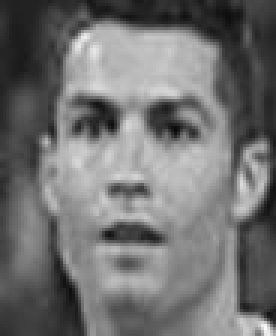
#> input picture cr.pgm, 92 x 112 px (shown 3 times larger)
$ python -i detect.py   (imports and definitions only)   (older library calls are emulated)
#> lines starting #> are read from the running program, lines starting #| are printed output that depends on the picture
import numpy as np
import cv2
from PIL import Image
import os
from resizeimage import resizeimage

def detectFace(img_path):
#> called with img_path = 'cr.pgm'
	faceCascade = cv2.CascadeClassifier('haarcascade_frontalface_default.xml')
	eye_cascade = cv2.CascadeClassifier('haarcascade_eye.xml')
	cascade = cv2.CascadeClassifier("/vagrant/detect/haarcascade_frontalface_alt.xml")
	img = cv2.imread(img_path)
#> img is the input picture: shape (112, 92, 3); min 9, max 250, mean 113.4
	gray = cv2.cvtColor(img, cv2.COLOR_BGR2GRAY)
	# Detect faces in the image
	faces = faceCascade.detectMultiScale( gray, 1.3,5)
#> faces = [[7, 12, 76, 76]]
	imgList = []
	# Draw a rectangle around the faces
	for (x,y,w,h) in faces:
		image = Image.open(img_path)
		img2 = image.crop((x,y,x+w,y+h))
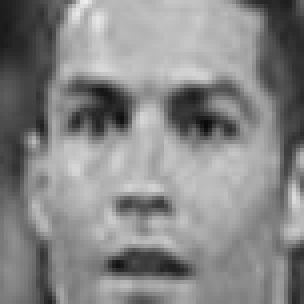
#> img2: PIL image 76x76 L (shown 4 times larger); min 9, max 237, mean 134.9
		name = "img" + str(x) + str(y) + ".jpg"
#> name = 'img712.jpg'
		name3 = "./static/disp" + str(x) + str(y) + ".jpg"
#> name3 = './static/disp712.jpg'
		new_width = 92
		new_height = 112
		img2 = img2.resize((new_width, new_height), Image.ANTIALIAS)
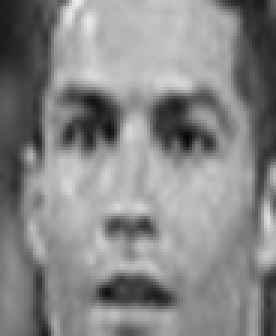
#> img2: PIL image 92x112 L (shown 3 times larger); min 8, max 240, mean 134.9
		img2.save(name)
		img2.save(name3)
		img3 = cv2.imread(name)
#> img3: shape (112, 92, 3); min 8, max 238, mean 135
		gray2 = cv2.cvtColor(img3, cv2.COLOR_BGR2GRAY)
		name2 = "./static/img" + str(x) + str(y) + ".pgm"
#> name2 = './static/img712.pgm'
		im = Image.fromarray(gray2)
		imgList.append( "img" + str(x) + str(y) + ".pgm" )
		im.save(name2)
		os.remove(name)
	print ("Detection Done with " + str(len(faces)) + " faces detected.")
#| Detection Done with 1 faces detected.
	return imgList


def detectFaceGallery(img_path):
	faceCascade = cv2.CascadeClassifier('haarcascade_frontalface_default.xml')
	eye_cascade = cv2.CascadeClassifier('haarcascade_eye.xml')
	cascade = cv2.CascadeClassifier("/vagrant/detect/haarcascade_frontalface_alt.xml")
	img = cv2.imread(img_path)
	gray = cv2.cvtColor(img, cv2.COLOR_BGR2GRAY)
	# Detect faces in the image
	faces = faceCascade.detectMultiScale( gray, 1.3,5)
	imgList = []
	jpgList = []
	# Draw a rectangle around the faces
	for (x,y,w,h) in faces:
		image = Image.open(img_path)
		img2 = image.crop((x,y,x+w,y+h))
		name = "./gallery/.algofiles/img" + str(x) + str(y) + ".jpg"
		new_width = 92
		new_height = 112
		img2 = img2.resize((new_width, new_height), Image.ANTIALIAS)
		img2.save(name)
		img3 = cv2.imread(name)
		gray2 = cv2.cvtColor(img3, cv2.COLOR_BGR2GRAY)
		name2 = "./gallery/.algofiles/img" + str(x) + str(y) + ".pgm"
		im = Image.fromarray(gray2)
		imgList.append(name2)
		im.save(name2)
		os.remove(name)
	return imgList

>>> result = detectFace('cr.pgm')
#> result = ['img712.pgm']

$ run again, on cr2.pgm
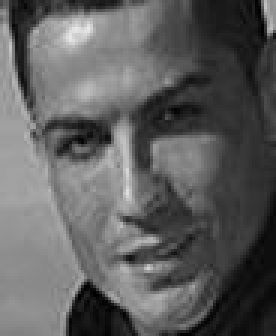
#> input picture cr2.pgm, 92 x 112 px (shown 3 times larger)
#> in detectFace, img is the input picture: shape (112, 92, 3); min 1, max 233, mean 94.2
#> faces = [[4, 13, 82, 82]]
#> in detectFace, `img2 = image.crop((x,y,x+w,y+h))`:
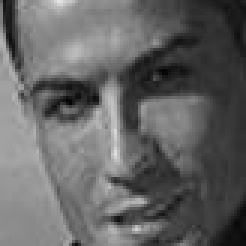
#> img2: PIL image 82x82 L (shown 3 times larger); min 3, max 228, mean 99.9
#> name = 'img413.jpg'
#> name3 = './static/disp413.jpg'
#> in detectFace, `img2 = img2.resize((new_width, new_height), Image.ANTIALIAS)`:
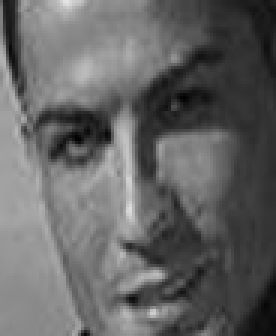
#> img2: PIL image 92x112 L (shown 3 times larger); min 1, max 228, mean 99.9
#> name2 = './static/img413.pgm'
#| Detection Done with 1 faces detected.
#> result = ['img413.pgm']

$ run again, on yk.pgm
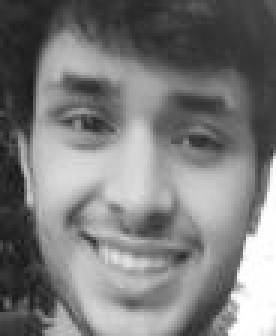
#> input picture yk.pgm, 92 x 112 px (shown 3 times larger)
#> in detectFace, img is the input picture: shape (112, 92, 3); min 23, max 255, mean 123.9
#> faces = [[2, 7, 89, 89]]
#> in detectFace, `img2 = image.crop((x,y,x+w,y+h))`:
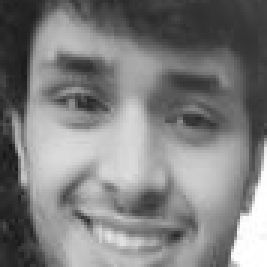
#> img2: PIL image 89x89 L (shown 3 times larger); min 23, max 255, mean 126.8
#> name = 'img27.jpg'
#> name3 = './static/disp27.jpg'
#> in detectFace, `img2 = img2.resize((new_width, new_height), Image.ANTIALIAS)`:
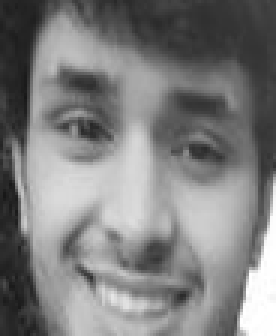
#> img2: PIL image 92x112 L (shown 3 times larger); min 23, max 255, mean 126.9
#> name2 = './static/img27.pgm'
#| Detection Done with 1 faces detected.
#> result = ['img27.pgm']
